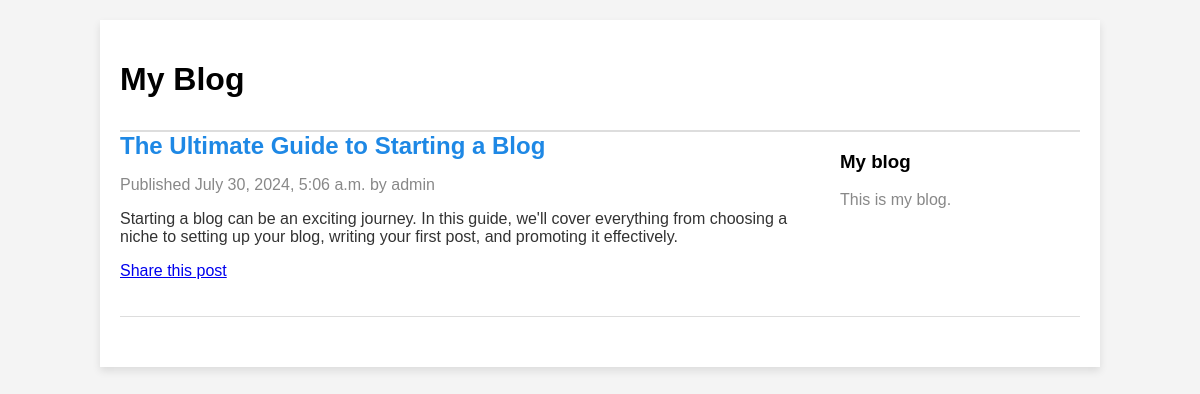
The page /blogs/7/ on the database its author committed.
### blog_application/models.py (models this page shows, shortened)
class BlogPost(models.Model):
    title = models.CharField(max_length=255)
    content = models.TextField()
    created_at = models.DateTimeField(auto_now_add=True)
    updated_at = models.DateTimeField(auto_now=True)
    tags = models.ManyToManyField('Tag', blank=True)

### blog_application/views.py (the view)
# urls.py: path('blogs/<int:post_id>/', blog_detail, name='blog_detail'),
def blog_detail(request, post_id):
    post = get_object_or_404(BlogPost, id=post_id)
    return render(request, 'blog-desc.html', {'post': post})

### blog_application/templates/blog-desc.html (shortened to what this page needs)
<!DOCTYPE html>
<html lang="en">
<head>
</head>
<body>
    <div class="container">
        <div class="header">
            <h1>My Blog</h1>
        </div>
        <div class="post">
            <div class="main-content">
                <h2>{{ post.title }}</h2>
                <p>Published {{ post.created_at|date:"F j, Y, g:i a" }} by admin</p>
                <p class="description">
                    {{ post.content }}
                </p>
                <p><a href="#" id="share-link">Share this post</a></p>
            </div>
            <div class="sidebar">
                <h3>My blog</h3>
                <p>This is my blog.</p>
            </div>
        </div>
    </div>
</body>
</html>

### blog_application/templates/blog-desc.html (style rules this page uses)
body { font-family: Arial, sans-serif; margin: 0; padding: 0; background: #f4f4f4; }
.container { width: 80%; margin: 20px auto; background: #fff; padding: 20px; box-shadow: 0 4px 8px rgba(0, 0, 0, 0.1); }
.header { text-align: left; padding-bottom: 10px; border-bottom: 2px solid #ddd; }
.post { margin-bottom: 30px; padding-bottom: 20px; border-bottom: 1px solid #ddd; display: flex; justify-content: space-between; }
.post h2 { margin: 0; color: #1e88e5; }
.post p { color: #888; }
.post .description { color: #333; }
.sidebar { width: 25%; padding-left: 20px; }
.main-content { width: 70%; }

### rows shown on the page
BlogPost: title "The Ultimate Guide to Starting a Blog", created_at "July 30, 2024, 5:06 a.m.", content "Starting a blog can be an exciting journey. In this guide, we'll cover everything from choosing a niche to setting up your blog, writing your first post, and promoting it effectively."
